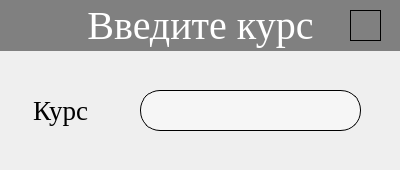
<?xml version="1.0" encoding="UTF-8"?>
<ui version="4.0">
 <class>Add_cyrsWin</class>
 <widget class="QDialog" name="Add_cyrsWin">
  <property name="geometry">
   <rect>
    <x>0</x>
    <y>0</y>
    <width>400</width>
    <height>170</height>
   </rect>
  </property>
  <property name="windowTitle">
   <string>Add_cyrs</string>
  </property>
  <widget class="QLabel" name="label_2">
   <property name="enabled">
    <bool>true</bool>
   </property>
   <property name="geometry">
    <rect>
     <x>0</x>
     <y>0</y>
     <width>401</width>
     <height>51</height>
    </rect>
   </property>
   <property name="font">
    <font>
     <family>Times New Roman</family>
     <pointsize>30</pointsize>
     <weight>50</weight>
     <italic>false</italic>
     <bold>false</bold>
    </font>
   </property>
   <property name="styleSheet">
    <string notr="true">font: 30pt &quot;Times New Roman&quot;;
background-color: grey;
color: white;
text-align: center;


</string>
   </property>
   <property name="text">
    <string>Введите курс</string>
   </property>
   <property name="alignment">
    <set>Qt::AlignCenter</set>
   </property>
  </widget>
  <widget class="QPushButton" name="pushButton_9">
   <property name="geometry">
    <rect>
     <x>350</x>
     <y>10</y>
     <width>31</width>
     <height>31</height>
    </rect>
   </property>
   <property name="toolTip">
    <string>Добавить</string>
   </property>
   <property name="whatsThis">
    <string>&lt;!DOCTYPE HTML PUBLIC &quot;-//W3C//DTD HTML 4.0//EN&quot; &quot;http://www.w3.org/TR/REC-html40/strict.dtd&quot;&gt;
&lt;html&gt;&lt;head&gt;&lt;meta name=&quot;qrichtext&quot; content=&quot;1&quot; /&gt;&lt;style type=&quot;text/css&quot;&gt;
p, li { white-space: pre-wrap; }
&lt;/style&gt;&lt;/head&gt;&lt;body style=&quot; font-family:'Times New Roman'; font-size:12pt; font-weight:400; font-style:normal;&quot;&gt;
&lt;p style=&quot; margin-top:12px; margin-bottom:12px; margin-left:0px; margin-right:0px; -qt-block-indent:0; text-indent:0px;&quot;&gt;Rename thems&lt;/p&gt;&lt;/body&gt;&lt;/html&gt;</string>
   </property>
   <property name="styleSheet">
    <string notr="true">
  border-radius: 10px 10px 10px 10px; /*Закругляем уголки*/
 border-radius: 20px;
  border: 1px solid #2d9fd9;
  width: 250px;
  height: 30px;

outline: none;
  border: 1px solid black;
font-weight: bold;
font:  12pt &quot;Times New Roman&quot;;
</string>
   </property>
   <property name="text">
    <string/>
   </property>
   <property name="icon">
    <iconset resource="../icon/res-rc.qrc">
     <normaloff>:/icon/add_24dp_E8EAED_FILL0_wght400_GRAD0_opsz24.svg</normaloff>:/icon/add_24dp_E8EAED_FILL0_wght400_GRAD0_opsz24.svg</iconset>
   </property>
   <property name="iconSize">
    <size>
     <width>25</width>
     <height>25</height>
    </size>
   </property>
  </widget>
  <widget class="QTextEdit" name="textEdit_2">
   <property name="geometry">
    <rect>
     <x>140</x>
     <y>90</y>
     <width>221</width>
     <height>41</height>
    </rect>
   </property>
   <property name="styleSheet">
    <string notr="true"> background-color: #f6f6f6; /*Цвет текстового поля*/
  border-radius: 10px 10px 10px 10px; /*Закругляем уголки*/
 border-radius: 20px;
  border: 1px solid #2d9fd9;
  color: #a0d18c;

  padding-left: 10px;
outline: none;
  border: 1px solid black;
  color: #2d9fd9;





</string>
   </property>
   <property name="lineWidth">
    <number>55</number>
   </property>
   <property name="midLineWidth">
    <number>55</number>
   </property>
   <property name="lineWrapMode">
    <enum>QTextEdit::WidgetWidth</enum>
   </property>
   <property name="lineWrapColumnOrWidth">
    <number>10</number>
   </property>
   <property name="html">
    <string>&lt;!DOCTYPE HTML PUBLIC &quot;-//W3C//DTD HTML 4.0//EN&quot; &quot;http://www.w3.org/TR/REC-html40/strict.dtd&quot;&gt;
&lt;html&gt;&lt;head&gt;&lt;meta name=&quot;qrichtext&quot; content=&quot;1&quot; /&gt;&lt;style type=&quot;text/css&quot;&gt;
p, li { white-space: pre-wrap; }
&lt;/style&gt;&lt;/head&gt;&lt;body style=&quot; font-family:'MS Shell Dlg 2'; font-size:8.25pt; font-weight:400; font-style:normal;&quot;&gt;
&lt;p style=&quot;-qt-paragraph-type:empty; margin-top:12px; margin-bottom:12px; margin-left:0px; margin-right:0px; -qt-block-indent:0; text-indent:0px;&quot;&gt;&lt;br /&gt;&lt;/p&gt;&lt;/body&gt;&lt;/html&gt;</string>
   </property>
   <property name="overwriteMode">
    <bool>true</bool>
   </property>
  </widget>
  <widget class="QLabel" name="label_3">
   <property name="enabled">
    <bool>true</bool>
   </property>
   <property name="geometry">
    <rect>
     <x>30</x>
     <y>90</y>
     <width>61</width>
     <height>41</height>
    </rect>
   </property>
   <property name="font">
    <font>
     <family>Times New Roman</family>
     <pointsize>20</pointsize>
     <weight>50</weight>
     <italic>false</italic>
     <bold>false</bold>
    </font>
   </property>
   <property name="styleSheet">
    <string notr="true">font: 20pt &quot;Times New Roman&quot;;




</string>
   </property>
   <property name="text">
    <string>Курс</string>
   </property>
   <property name="alignment">
    <set>Qt::AlignCenter</set>
   </property>
  </widget>
  <widget class="QLabel" name="label">
   <property name="geometry">
    <rect>
     <x>140</x>
     <y>140</y>
     <width>221</width>
     <height>21</height>
    </rect>
   </property>
   <property name="text">
    <string/>
   </property>
  </widget>
 </widget>
 <resources>
  <include location="../icon/res-rc.qrc"/>
 </resources>
 <connections/>
</ui>
